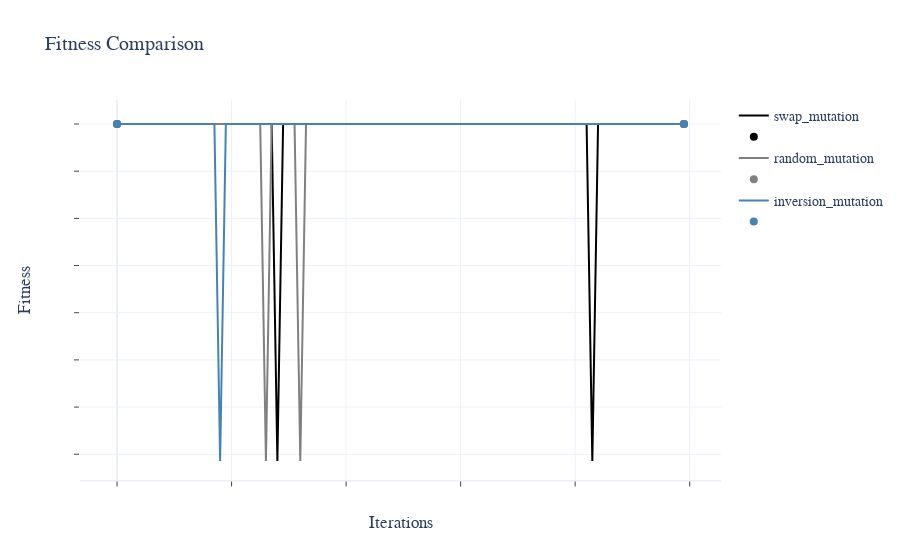
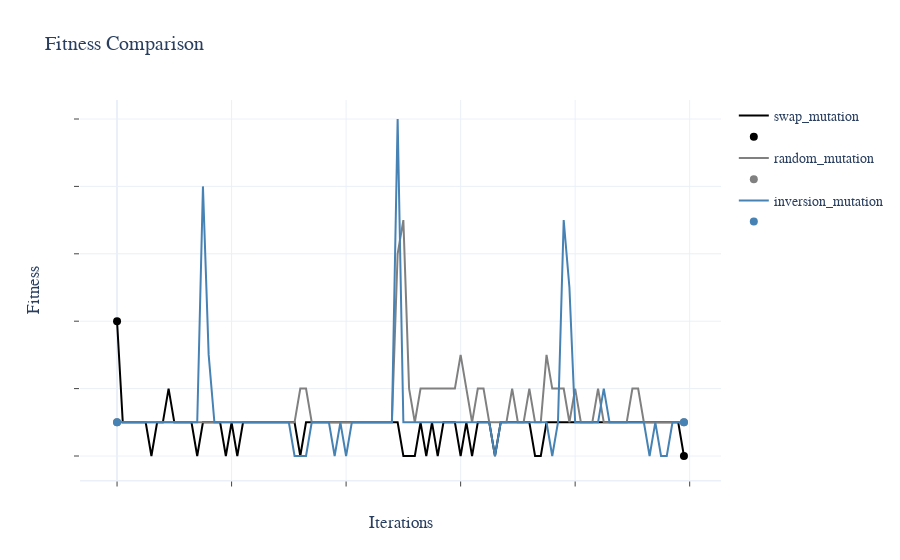

Write notebook code for charts like these, in order.
### Code cell
plot_values(data = df, colors = ['black', 'gray', 'steelblue'], layout=2, template='white')

### Figure 1 — Plotly figure (JSON) as saved in the notebook; plotly's stock layout.template omitted (floating-point values rounded to 4 significant figures)
{"data": [{"line": {"color": "black", "width": 2}, "name": "swap_mutation", "type": "scatter", "x": [0, 1, 2, 3, 4, 5, 6, 7, 8, 9, 10, 11, 12, 13, 14, 15, 16, 17, 18, 19, 20, 21, 22, 23, 24, 25, 26, 27, 28, 29, 30, 31, 32, 33, 34, 35, 36, 37, 38, 39, 40, 41, 42, 43, 44, 45, 46, 47, 48, 49, 50, 51, 52, 53, 54, 55, 56, 57, 58, 59, 60, 61, 62, 63, 64, 65, 66, 67, 68, 69, 70, 71, 72, 73, 74, 75, 76, 77, 78, 79, 80, 81, 82, 83, 84, 85, 86, 87, 88, 89, 90, 91, 92, 93, 94, 95, 96, 97, 98, 99], "y": [100, 100, 100, 100, 100, 100, 100, 100, 100, 100, 100, 100, 100, 100, 100, 100, 100, 100, 100, 100, 100, 100, 100, 100, 100, 100, 100, 100, 96.43, 100, 100, 100, 100, 100, 100, 100, 100, 100, 100, 100, 100, 100, 100, 100, 100, 100, 100, 100, 100, 100, 100, 100, 100, 100, 100, 100, 100, 100, 100, 100, 100, 100, 100, 100, 100, 100, 100, 100, 100, 100, 100, 100, 100, 100, 100, 100, 100, 100, 100, 100, 100, 100, 100, 96.43, 100, 100, 100, 100, 100, 100, 100, 100, 100, 100, 100, 100, 100, 100, 100, 100]}, {"marker": {"color": "black", "size": 8}, "mode": "markers", "name": "", "type": "scatter", "x": [0, 99], "y": [100, 100]}, {"line": {"color": "gray", "width": 2}, "name": "random_mutation", "type": "scatter", "x": [0, 1, 2, 3, 4, 5, 6, 7, 8, 9, 10, 11, 12, 13, 14, 15, 16, 17, 18, 19, 20, 21, 22, 23, 24, 25, 26, 27, 28, 29, 30, 31, 32, 33, 34, 35, 36, 37, 38, 39, 40, 41, 42, 43, 44, 45, 46, 47, 48, 49, 50, 51, 52, 53, 54, 55, 56, 57, 58, 59, 60, 61, 62, 63, 64, 65, 66, 67, 68, 69, 70, 71, 72, 73, 74, 75, 76, 77, 78, 79, 80, 81, 82, 83, 84, 85, 86, 87, 88, 89, 90, 91, 92, 93, 94, 95, 96, 97, 98, 99], "y": [100, 100, 100, 100, 100, 100, 100, 100, 100, 100, 100, 100, 100, 100, 100, 100, 100, 100, 100, 100, 100, 100, 100, 100, 100, 100, 96.43, 100, 100, 100, 100, 100, 96.43, 100, 100, 100, 100, 100, 100, 100, 100, 100, 100, 100, 100, 100, 100, 100, 100, 100, 100, 100, 100, 100, 100, 100, 100, 100, 100, 100, 100, 100, 100, 100, 100, 100, 100, 100, 100, 100, 100, 100, 100, 100, 100, 100, 100, 100, 100, 100, 100, 100, 100, 100, 100, 100, 100, 100, 100, 100, 100, 100, 100, 100, 100, 100, 100, 100, 100, 100]}, {"marker": {"color": "gray", "size": 8}, "mode": "markers", "name": "", "type": "scatter", "x": [0, 99], "y": [100, 100]}, {"line": {"color": "steelblue", "width": 2}, "name": "inversion_mutation", "type": "scatter", "x": [0, 1, 2, 3, 4, 5, 6, 7, 8, 9, 10, 11, 12, 13, 14, 15, 16, 17, 18, 19, 20, 21, 22, 23, 24, 25, 26, 27, 28, 29, 30, 31, 32, 33, 34, 35, 36, 37, 38, 39, 40, 41, 42, 43, 44, 45, 46, 47, 48, 49, 50, 51, 52, 53, 54, 55, 56, 57, 58, 59, 60, 61, 62, 63, 64, 65, 66, 67, 68, 69, 70, 71, 72, 73, 74, 75, 76, 77, 78, 79, 80, 81, 82, 83, 84, 85, 86, 87, 88, 89, 90, 91, 92, 93, 94, 95, 96, 97, 98, 99], "y": [100, 100, 100, 100, 100, 100, 100, 100, 100, 100, 100, 100, 100, 100, 100, 100, 100, 100, 96.43, 100, 100, 100, 100, 100, 100, 100, 100, 100, 100, 100, 100, 100, 100, 100, 100, 100, 100, 100, 100, 100, 100, 100, 100, 100, 100, 100, 100, 100, 100, 100, 100, 100, 100, 100, 100, 100, 100, 100, 100, 100, 100, 100, 100, 100, 100, 100, 100, 100, 100, 100, 100, 100, 100, 100, 100, 100, 100, 100, 100, 100, 100, 100, 100, 100, 100, 100, 100, 100, 100, 100, 100, 100, 100, 100, 100, 100, 100, 100, 100, 100]}, {"marker": {"color": "steelblue", "size": 8}, "mode": "markers", "name": "", "type": "scatter", "x": [0, 99], "y": [100, 100]}], "layout": {"font": {"family": "Verdana", "size": 14}, "title": {"text": "Fitness Comparison"}, "xaxis": {"linewidth": 1.5, "showgrid": true, "showline": true, "showticklabels": true, "tickfont": {"color": "rgb(255, 255, 255)", "family": "Verdana", "size": 11}, "ticks": "outside", "title": {"text": "Iterations"}}, "yaxis": {"showgrid": true, "showline": false, "showticklabels": true, "tickfont": {"color": "rgb(255, 255, 255)", "family": "Verdana", "size": 11}, "ticks": "outside", "title": {"text": "Fitness"}, "zeroline": false}}}

### Figure 2 — Plotly figure (JSON) as saved in the notebook; plotly's stock layout.template omitted (floating-point values rounded to 4 significant figures)
{"data": [{"line": {"color": "black", "width": 2}, "name": "swap_mutation", "type": "scatter", "x": [0, 1, 2, 3, 4, 5, 6, 7, 8, 9, 10, 11, 12, 13, 14, 15, 16, 17, 18, 19, 20, 21, 22, 23, 24, 25, 26, 27, 28, 29, 30, 31, 32, 33, 34, 35, 36, 37, 38, 39, 40, 41, 42, 43, 44, 45, 46, 47, 48, 49, 50, 51, 52, 53, 54, 55, 56, 57, 58, 59, 60, 61, 62, 63, 64, 65, 66, 67, 68, 69, 70, 71, 72, 73, 74, 75, 76, 77, 78, 79, 80, 81, 82, 83, 84, 85, 86, 87, 88, 89, 90, 91, 92, 93, 94, 95, 96, 97, 98, 99], "y": [24, 21, 21, 21, 21, 21, 20, 21, 21, 22, 21, 21, 21, 21, 20, 21, 21, 21, 21, 20, 21, 20, 21, 21, 21, 21, 21, 21, 21, 21, 21, 21, 20, 21, 21, 21, 21, 21, 21, 21, 21, 21, 21, 21, 21, 21, 21, 21, 21, 21, 20, 20, 20, 21, 20, 21, 20, 21, 21, 21, 20, 21, 20, 21, 21, 21, 20, 21, 21, 21, 21, 21, 21, 20, 20, 21, 21, 21, 21, 21, 21, 21, 21, 21, 21, 21, 21, 21, 21, 21, 21, 21, 21, 21, 21, 21, 21, 21, 21, 20]}, {"marker": {"color": "black", "size": 8}, "mode": "markers", "name": "", "type": "scatter", "x": [0, 99], "y": [24, 20]}, {"line": {"color": "gray", "width": 2}, "name": "random_mutation", "type": "scatter", "x": [0, 1, 2, 3, 4, 5, 6, 7, 8, 9, 10, 11, 12, 13, 14, 15, 16, 17, 18, 19, 20, 21, 22, 23, 24, 25, 26, 27, 28, 29, 30, 31, 32, 33, 34, 35, 36, 37, 38, 39, 40, 41, 42, 43, 44, 45, 46, 47, 48, 49, 50, 51, 52, 53, 54, 55, 56, 57, 58, 59, 60, 61, 62, 63, 64, 65, 66, 67, 68, 69, 70, 71, 72, 73, 74, 75, 76, 77, 78, 79, 80, 81, 82, 83, 84, 85, 86, 87, 88, 89, 90, 91, 92, 93, 94, 95, 96, 97, 98, 99], "y": [21, 21, 21, 21, 21, 21, 21, 21, 21, 21, 21, 21, 21, 21, 21, 21, 21, 21, 21, 21, 21, 21, 21, 21, 21, 21, 21, 21, 21, 21, 21, 21, 22, 22, 21, 21, 21, 21, 21, 21, 21, 21, 21, 21, 21, 21, 21, 21, 21, 26, 27, 22, 21, 22, 22, 22, 22, 22, 22, 22, 23, 22, 21, 22, 22, 21, 21, 21, 21, 22, 21, 21, 22, 21, 21, 23, 22, 22, 22, 21, 22, 21, 21, 21, 22, 21, 21, 21, 21, 21, 22, 22, 21, 21, 21, 21, 21, 21, 21, 21]}, {"marker": {"color": "gray", "size": 8}, "mode": "markers", "name": "", "type": "scatter", "x": [0, 99], "y": [21, 21]}, {"line": {"color": "steelblue", "width": 2}, "name": "inversion_mutation", "type": "scatter", "x": [0, 1, 2, 3, 4, 5, 6, 7, 8, 9, 10, 11, 12, 13, 14, 15, 16, 17, 18, 19, 20, 21, 22, 23, 24, 25, 26, 27, 28, 29, 30, 31, 32, 33, 34, 35, 36, 37, 38, 39, 40, 41, 42, 43, 44, 45, 46, 47, 48, 49, 50, 51, 52, 53, 54, 55, 56, 57, 58, 59, 60, 61, 62, 63, 64, 65, 66, 67, 68, 69, 70, 71, 72, 73, 74, 75, 76, 77, 78, 79, 80, 81, 82, 83, 84, 85, 86, 87, 88, 89, 90, 91, 92, 93, 94, 95, 96, 97, 98, 99], "y": [21, 21, 21, 21, 21, 21, 21, 21, 21, 21, 21, 21, 21, 21, 21, 28, 23, 21, 21, 21, 21, 21, 21, 21, 21, 21, 21, 21, 21, 21, 21, 20, 20, 20, 21, 21, 21, 21, 20, 21, 20, 21, 21, 21, 21, 21, 21, 21, 21, 30, 21, 21, 21, 21, 21, 21, 21, 21, 21, 21, 21, 21, 21, 21, 21, 21, 20, 21, 21, 21, 21, 21, 21, 21, 21, 21, 20, 21, 27, 25, 21, 21, 21, 21, 21, 22, 21, 21, 21, 21, 21, 21, 21, 20, 21, 20, 20, 21, 21, 21]}, {"marker": {"color": "steelblue", "size": 8}, "mode": "markers", "name": "", "type": "scatter", "x": [0, 99], "y": [21, 21]}], "layout": {"font": {"family": "Verdana", "size": 14}, "title": {"text": "Fitness Comparison"}, "xaxis": {"linewidth": 1.5, "showgrid": true, "showline": true, "showticklabels": true, "tickfont": {"color": "rgb(255, 255, 255)", "family": "Verdana", "size": 11}, "ticks": "outside", "title": {"text": "Iterations"}}, "yaxis": {"showgrid": true, "showline": false, "showticklabels": true, "tickfont": {"color": "rgb(255, 255, 255)", "family": "Verdana", "size": 11}, "ticks": "outside", "title": {"text": "Fitness"}, "zeroline": false}}}
